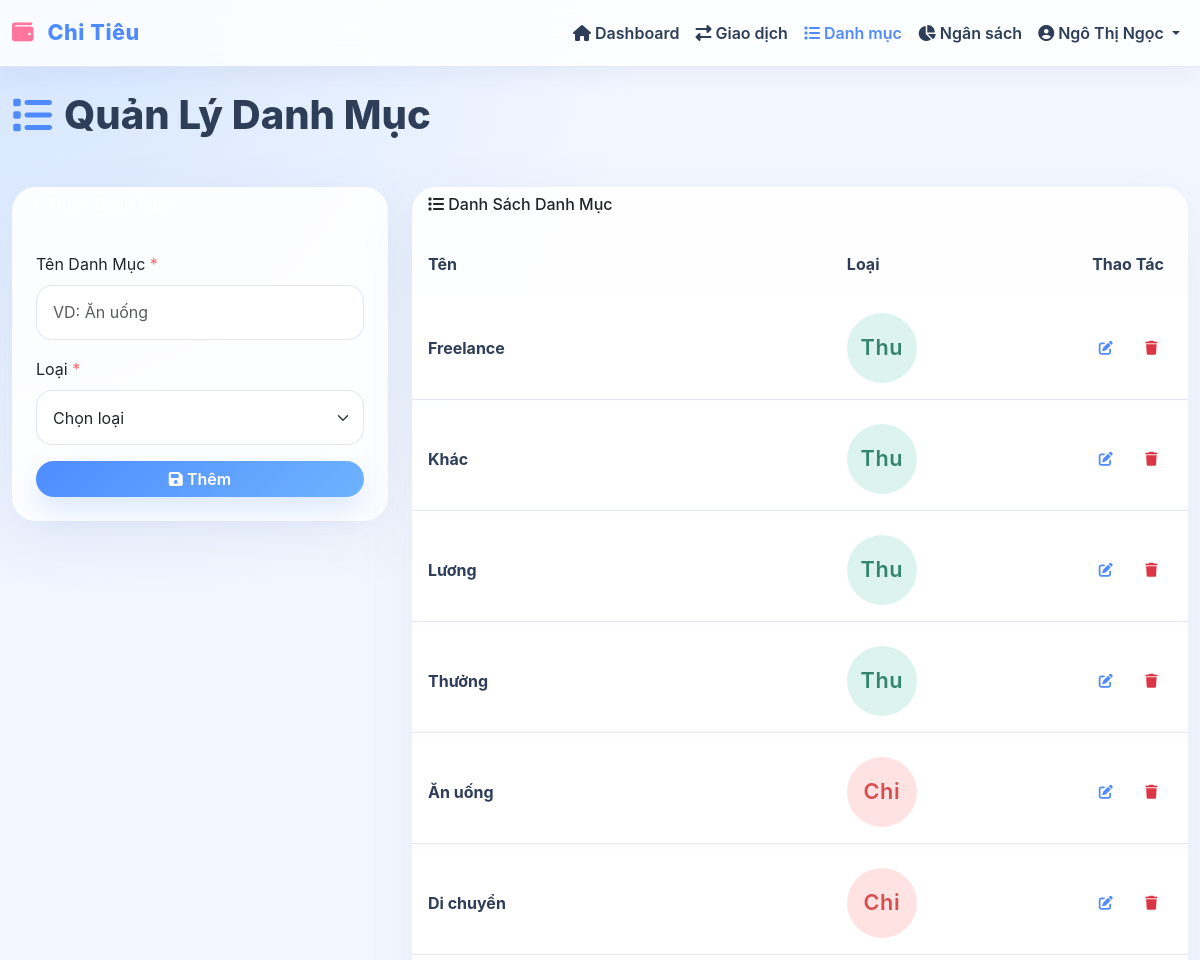
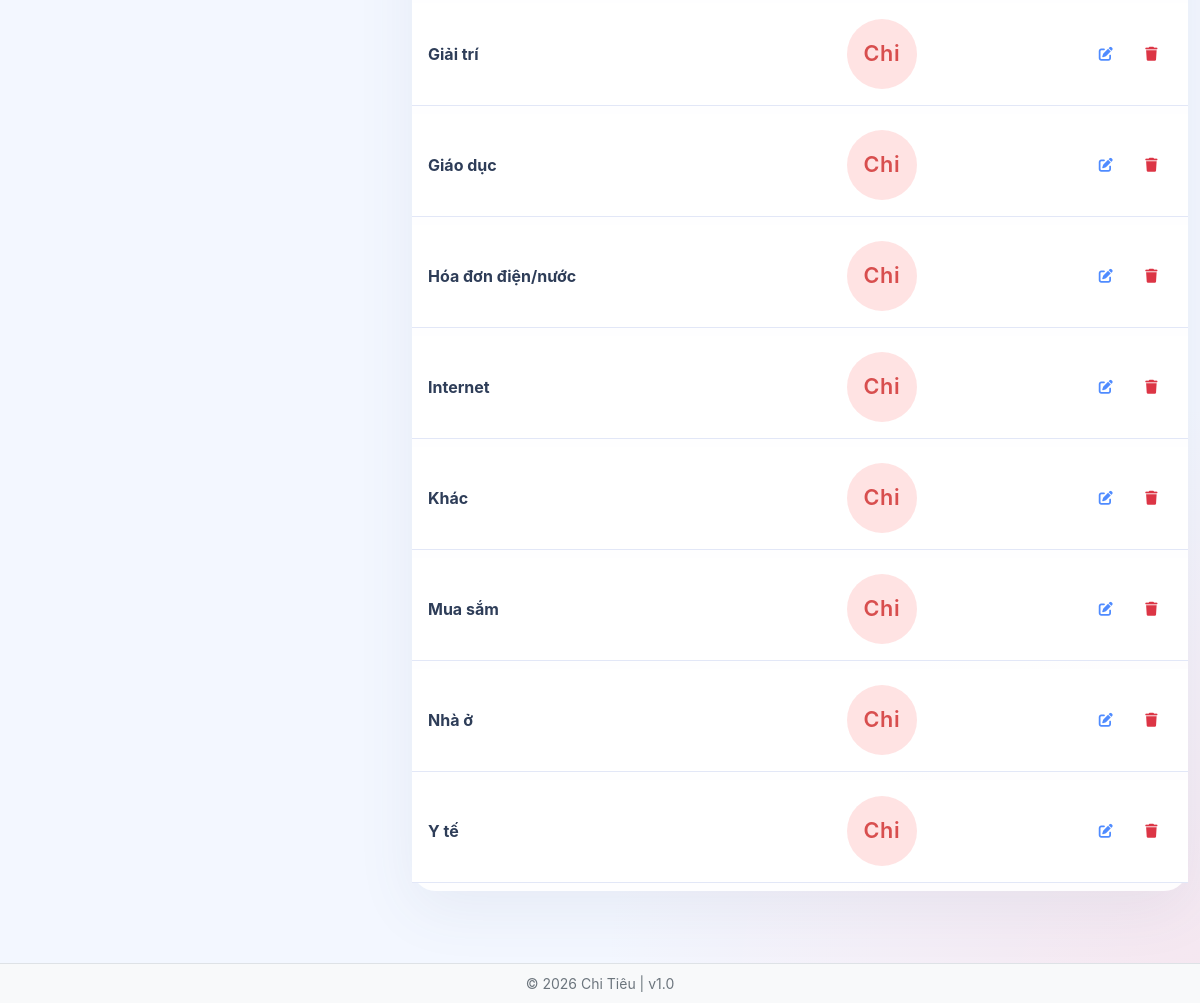
The app's page /categories.php (signed in) with its own data (2 pictures, top to bottom).
### tables this page shows
CREATE TABLE categories (
    id INT PRIMARY KEY AUTO_INCREMENT,
    user_id INT NOT NULL,
    name VARCHAR(100) NOT NULL,
    type ENUM('Thu', 'Chi') NOT NULL,
    icon VARCHAR(50),
    created_at TIMESTAMP DEFAULT CURRENT_TIMESTAMP,
    CONSTRAINT fk_category_user FOREIGN KEY (user_id) REFERENCES users(id) ON DELETE CASCADE,
    INDEX idx_user_type (user_id, type)
);

### app/functions.php (called while the page is built, shortened)
<?php
function e($text) {
    return htmlspecialchars($text, ENT_QUOTES, 'UTF-8');
}
function getUserCategories($user_id, $db, $type = null) {
    if (!empty($type) && in_array(strtolower($type), ['thu', 'chi'])) {
        $query = "SELECT id, name, type FROM categories WHERE user_id = ? AND LOWER(type) = ? ORDER BY name";
        return $db->execute($query, [$user_id, strtolower($type)]);
    } else {
        $query = "SELECT id, name, type FROM categories WHERE user_id = ? ORDER BY type, name";
        return $db->execute($query, [$user_id]);
    }
}
function generateCsrfToken() {
    return $_SESSION['csrf_token'];
}

### app/Database.php (called while the page is built, shortened)
<?php
class Database {
    private $connection;
    private $host = DB_HOST;
    private $user = DB_USER;
    private $pass = DB_PASS;
    private $name = DB_NAME;
    public function connect() {
        $this->connection = new mysqli(
            $this->host,
            $this->user,
            $this->pass,
            $this->name
        );
        $this->connection->set_charset("utf8mb4");
        return $this->connection;
    }
    public function execute($sql, $params = [], $types = '') {
        try {
            $stmt = $this->connection->prepare($sql);
            if (!empty($params)) {
                if (empty($types)) {
                    $types = $this->detectTypes($params);
                }
                if (!$stmt->bind_param($types, ...$params)) {
                    throw new Exception("Bind Param Error: " . $stmt->error);
                }
            }
            if (!$stmt->execute()) {
                throw new Exception("Execute Error: " . $stmt->error);
            }
            $result = $stmt->get_result();
            return $result ? $result : $stmt;
        } catch (Exception $e) {
            error_log("Database Error: " . $e->getMessage());
            if (preg_match('/^(INSERT|UPDATE|DELETE)/i', $sql)) {
                return false;
            }
            return $this->connection->query("SELECT 1 WHERE 0");
        }
    }
    private function detectTypes($params) {
        $types = '';
        foreach ($params as $param) {
            if (is_int($param)) {
                $types .= 'i';
            } elseif (is_float($param)) {
                $types .= 'd';
            } else {
                $types .= 's';
            }
        }
        return $types;
    }
}

### categories.php (the view, shortened to what this page needs)
<?php
require_once 'app/Database.php';
require_once 'app/functions.php';
$user_id = $_SESSION['user_id'];
$edit_cat = null;
$categories = getUserCategories($user_id, $db);
?>
<?php include 'views/header.php'; ?>
<div class="row mb-4">
    <div class="col-md-8">
        <h1><i class="fas fa-list"></i> Quản Lý Danh Mục</h1>
    </div>
</div>
<div class="row">
    <div class="col-md-4">
        <div class="card border-0 shadow-sm">
            <div class="card-header bg-primary text-white">
                <h6 class="mb-0"><i class="fas fa-plus"></i> <?php echo $edit_cat ? 'Sửa Danh Mục' : 'Thêm Danh Mục'; ?></h6>
            </div>
            <div class="card-body">
                <form method="POST">
                    <div class="mb-3">
                        <label class="form-label">Tên Danh Mục <span class="text-danger">*</span></label>
                        <input type="text" name="name" class="form-control" placeholder="VD: Ăn uống" value="<?php echo $edit_cat ? e($edit_cat['name']) : ''; ?>" required>
                    </div>
                    <div class="mb-3">
                        <label class="form-label">Loại <span class="text-danger">*</span></label>
                        <select name="type" class="form-select" <?php echo $edit_cat ? 'disabled' : 'required'; ?>>
                            <option value="">Chọn loại</option>
                        </select>
                    </div>
                    <button type="submit" class="btn btn-primary w-100">
                        <i class="fas fa-save"></i> <?php echo $edit_cat ? 'Cập nhật' : 'Thêm'; ?>
                    </button>
                </form>
            </div>
        </div>
    </div>
    <div class="col-md-8">
        <div class="card border-0 shadow-sm">
            <div class="card-header bg-white border-bottom">
                <h6 class="mb-0"><i class="fas fa-list"></i> Danh Sách Danh Mục</h6>
            </div>
            <div class="card-body p-0">
                <div class="table-responsive">
                    <table class="table table-hover mb-0">
                        <thead class="table-light">
                            <tr>
                                <th>Tên</th>
                                <th>Loại</th>
                                <th class="text-center" style="width: 120px">Thao Tác</th>
                            </tr>
                        </thead>
                        <tbody>
                            <?php while ($cat = $categories->fetch_assoc()): ?>
                            <tr>
                                <td><strong><?php echo e($cat['name']); ?></strong></td>
                                <td>
                                    <span class="badge <?php echo strtolower($cat['type']) == 'thu' ? 'bg-success' : 'bg-danger'; ?>">
                                        <?php echo strtolower($cat['type']) == 'thu' ? 'Thu' : 'Chi'; ?>
                                    </span>
                                </td>
                                <td class="text-center">
                                    <a href="<?php echo BASE_URL; ?>categories.php?edit_id=<?php echo $cat['id']; ?>"
                                       class="btn btn-sm btn-outline-primary me-1" title="Sửa">
                                        <i class="fas fa-edit"></i>
                                    </a>
                                     <a href="<?php echo BASE_URL; ?>categories.php?action=delete&id=<?php echo $cat['id']; ?>&csrf_token=<?php echo generateCsrfToken(); ?>"
                                        class="btn btn-sm btn-outline-danger" onclick="return confirm('Bạn chắc chắn muốn xóa danh mục này chứ?');" title="Xóa">
                                        <i class="fas fa-trash"></i>
                                    </a>
                                </td>
                            </tr>
                            <?php endwhile; ?>
                        </tbody>
                    </table>
                </div>
            </div>
        </div>
    </div>
</div>
<?php include 'views/footer.php'; ?>

### public/css/style.css (style rules this page uses)
:root { --primary-color: #4f8bff; --secondary-color: #6db3ff; --accent-color: #ff759c; --success-color: #45c49f; --danger-color: #ff6b6b; --warning-color: #ffb26b; --info-color: #7dc7ff; --light-color: #f3f7ff; --surface-color: rgba(255, 255, 255, 0.9); --surface-strong: #ffffff; --text-color: #2e3d58; --muted-color: #6f7c97; --shadow: 0 18px 60px rgba(77, 93, 131, 0.08); --shadow-soft: 0 8px 24px rgba(105, 120, 150, 0.08); --shadow-hover: 0 22px 60px rgba(77, 93, 131, 0.12); }
* { margin: 0; padding: 0; box-sizing: border-box; }
body { font-family: 'Inter', 'Segoe UI', Tahoma, Geneva, Verdana, sans-serif; background: radial-gradient(circle at top left, rgba(104, 168, 255, 0.22), transparent 28%), radial-gradient(circle at bottom right, rgba(255, 155, 170, 0.18), transparent 26%), var(--light-color); color: var(--text-color); line-height: 1.65; }
.card { border-radius: 24px; transition: transform 0.3s ease, box-shadow 0.3s ease; background: var(--surface-color); border: 1px solid rgba(223, 229, 247, 0.75); box-shadow: var(--shadow); }
.card .badge { font-size: 1.35rem; width: 70px; height: 70px; display: flex; align-items: center; justify-content: center; opacity: 0.95; }
.text-danger { color: var(--danger-color) !important; }
.card-header { border-radius: 24px 24px 0 0 !important; font-weight: 700; background: transparent !important; border-bottom: none !important; padding-bottom: 0.75rem; }
.card-body { background: transparent; }
.btn { border-radius: 18px; font-weight: 600; transition: all 0.25s ease; border: none; }
.btn-primary { background: linear-gradient(135deg, var(--primary-color) 0%, var(--secondary-color) 100%); color: white; box-shadow: 0 12px 28px rgba(79, 139, 255, 0.2); }
.btn-outline-primary { color: var(--primary-color); border-color: var(--primary-color); }
.btn-sm { padding: 0.375rem 0.75rem; font-size: 0.875rem; }
.form-control, .form-select { border-radius: 16px; border: 1px solid rgba(223, 229, 247, 0.95); padding: 0.9rem 1rem; transition: all 0.3s ease; background-color: rgba(255, 255, 255, 0.98); }
.table { margin-bottom: 0; border-collapse: separate; border-spacing: 0 0.5rem; }
.table thead th { border: none; font-weight: 700; color: var(--text-color); background-color: transparent; padding: 1rem 1rem 0.75rem; }
.table tbody tr { background: var(--surface-strong); border: 1px solid rgba(223, 229, 247, 0.9); border-radius: 18px; transition: all 0.3s ease; }
.table tbody td { padding: 1rem; vertical-align: middle; }
.badge { padding: 0.55rem 0.85rem; font-weight: 600; font-size: 0.85rem; border-radius: 999px; letter-spacing: 0.03em; }
.badge.bg-success { background: rgba(69, 196, 159, 0.2) !important; color: #2a7f61 !important; }
.badge.bg-danger { background: rgba(255, 107, 107, 0.2) !important; color: #d64545 !important; }
.card-body strong { color: var(--text-color); font-weight: 700; }
.card-body { flex: 1; padding: 1.5rem; background: transparent; }
h1 { color: var(--text-color); font-weight: 800; margin-bottom: 1.5rem; display: flex; align-items: center; gap: 0.75rem; }
h1 i { color: var(--primary-color); }
.border-0 { border: none !important; }
.shadow-sm { box-shadow: var(--shadow) !important; }
.card { animation: slideIn 0.3s ease; }

### records on screen
categories: name "Freelance", type "Thu"
categories: name "Khác", type "Thu"
categories: name "Lương", type "Thu"
categories: name "Thưởng", type "Thu"
categories: name "Ăn uống", type "Chi"
categories: name "Di chuyển", type "Chi"
categories: name "Giải trí", type "Chi"
categories: name "Giáo dục", type "Chi"
categories: name "Hóa đơn điện/nước", type "Chi"
categories: name "Internet", type "Chi"
categories: name "Khác", type "Chi"
categories: name "Mua sắm", type "Chi"
categories: name "Nhà ở", type "Chi"
categories: name "Y tế", type "Chi"

### other values on screen
APP_NAME "Chi Tiêu"
$_SESSION['user_name'] "Ngô Thị Ngọc"
